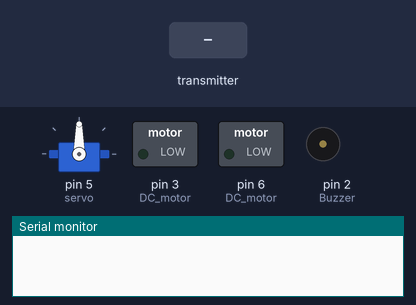
The sketch below on a simulated Arduino Uno, built with avr-gcc and run on an emulated ATmega328P. Shown: servo, switched loads named in the sketch (green lamp = pin HIGH), buzzer (waves = sounding, pin HIGH), the last lines printed to the serial monitor. Inputs (shaded band) come from the test bench. No radio packets arrive unless stated; pins used as bus, display or sensor lines are not drawn.

Above: at 1.2 s.
1.3 s: the transmitter starts sending buttonState = 0
At 2.1 s:
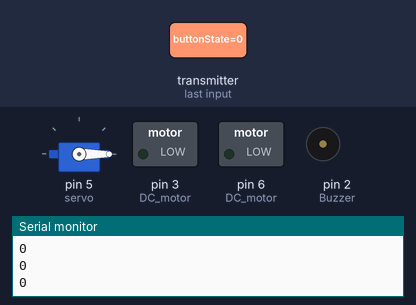
2.8 s: the transmitter starts sending counter = 64
At 4.0 s:
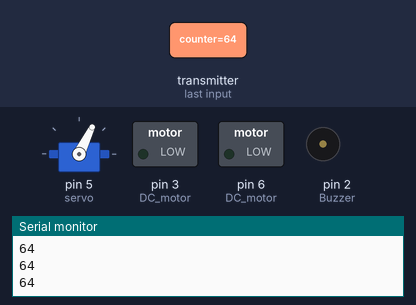
4.3 s: the transmitter starts sending speed = 64
At 5.3 s:
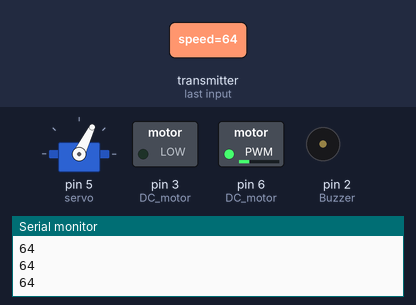
5.8 s: the transmitter starts sending counter = 128
At 6.7 s:
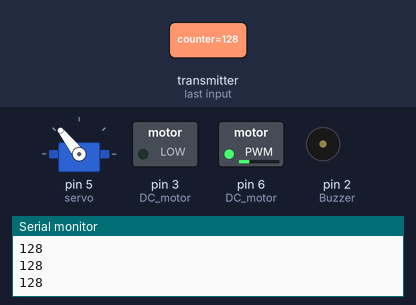
7.3 s: the transmitter starts sending buttonState = 1
At 7.7 s:
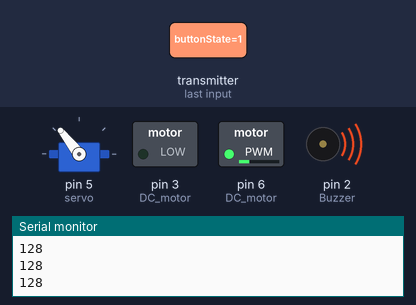
8.8 s: the transmitter starts sending speed = 0
At 10.0 s:
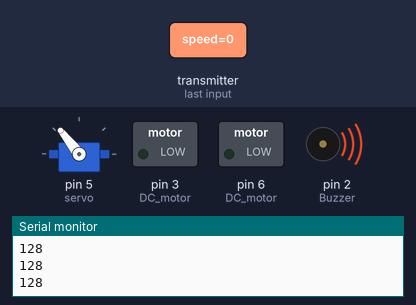
Timing chart, 0 to 11.3 s (numbered marks = the images above; inputs shaded):
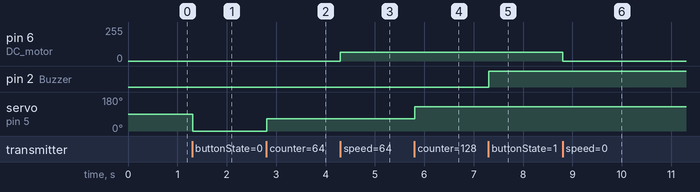

The sketch:

Receiver.ino
```cpp
//Receiver
#include <SPI.h>
#include <nRF24L01.h>
#include <RF24.h>
#include <Servo.h>

RF24 radio(9, 10);  // CE, CSN pins
const byte address[6] = "00001";  // Communication address
Servo servo;

// Structure to receive data
struct DataPacket {
  bool buttonState;
  byte speed;
  byte counter;
  byte xValue;
  byte yValue;
} receivedData;


void setup() {
  Serial.begin(9600);
  pinMode(2, OUTPUT); // Buzzer
  pinMode(3, OUTPUT); // DC motor/LED PWM
  pinMode(6, OUTPUT); // DC motor/LED PWM
  servo.attach(5); //PWM

  radio.begin();
  radio.openReadingPipe(0, address);
  radio.setPALevel(RF24_PA_LOW);
  radio.startListening();  // Set as Receiver
}

void loop() {
  if (radio.available()) {
  radio.read(&receivedData, sizeof(receivedData));
  Serial.println(receivedData.counter);
  analogWrite(6, receivedData.speed);
  analogWrite(5, receivedData.counter);
  digitalWrite(2, receivedData.buttonState);
  servo.write(receivedData.counter);
  }

  delay(10);
}
```

Measured:
- after the input at 1.3 s, servo on pin 5 (servo): 90° → 0° at once
- after the input at 2.8 s, servo on pin 5 (servo): 0° → 64° at once
- after the input at 4.3 s, pin 6 (DC_motor): 0/255 → 64/255 at once
- after the input at 5.8 s, servo on pin 5 (servo): 64° → 128° at once
- after the input at 7.3 s, pin 2 (Buzzer): LOW → HIGH at once
- after the input at 8.8 s, pin 6 (DC_motor): 64/255 → 0/255 at once
